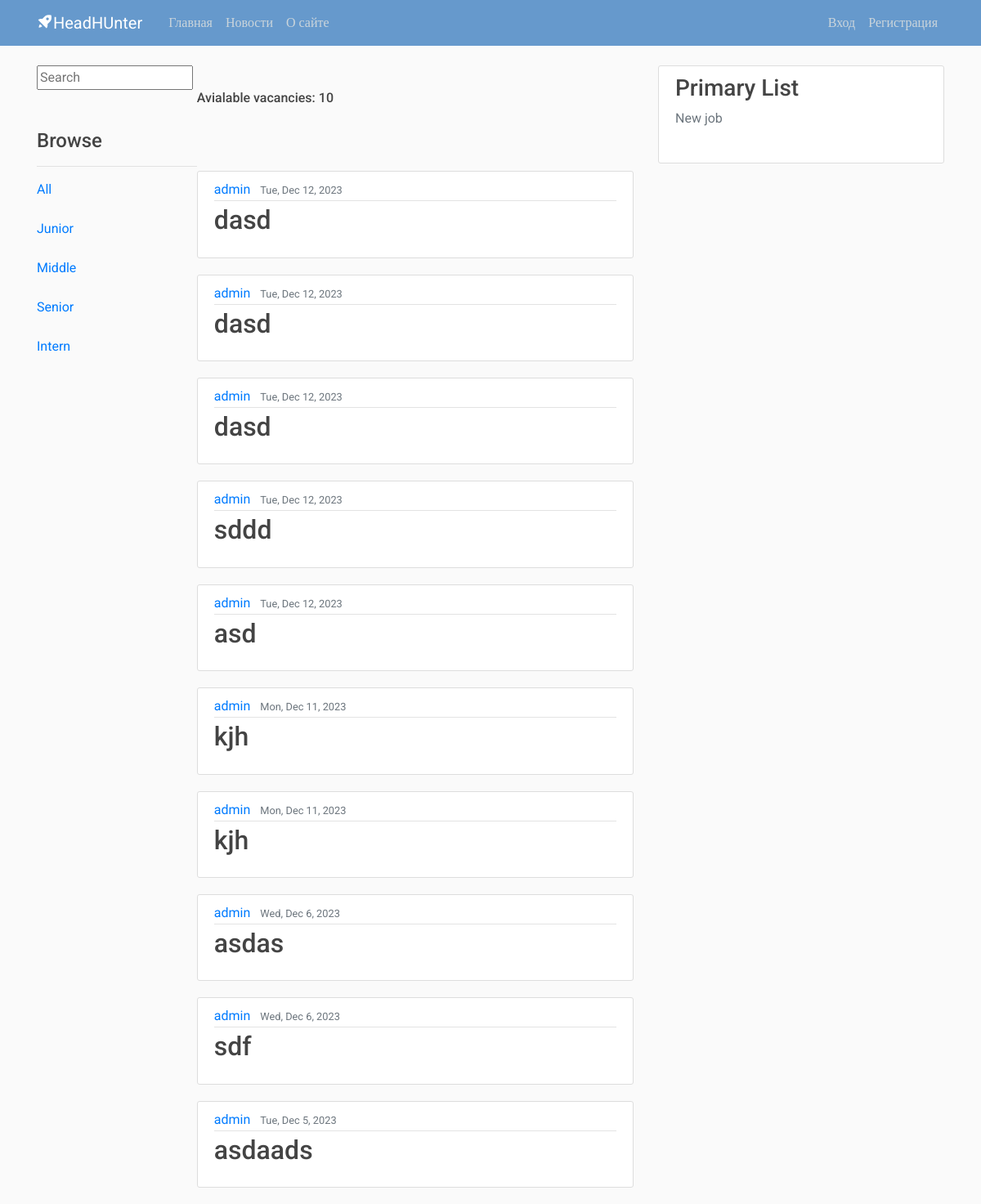
The app's page /, older data.
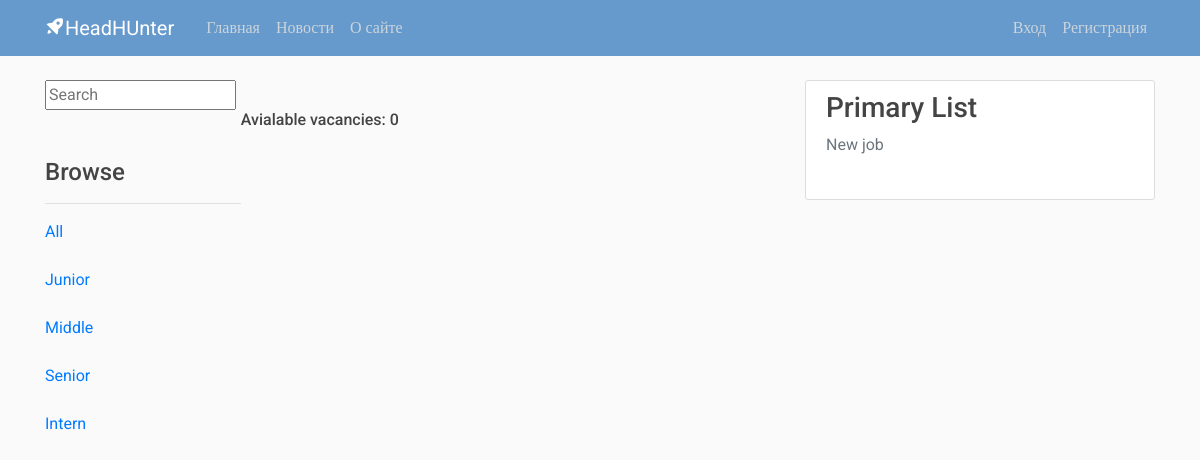
The same page, newer data.
### base/models.py (models this page shows, shortened)
class DevGrades(models.Model):  # Джуниор, Миддл, Сеньор, Стажер
    name = models.CharField(max_length=10)
    slug = models.SlugField(max_length=20, unique=True, db_index=True)
    def get_absolute_url(self):
        return reverse('devs', kwargs={'d_slug': self.slug})

class Vacancy(models.Model):
    name = models.CharField(max_length=30, null=True)
    employer = models.ForeignKey(User, on_delete=models.SET_NULL, null=True)  # Работодатель
    devgrade = models.ForeignKey(DevGrades, on_delete=models.SET_NULL, null=True)  # Уровень
    description = models.TextField(null=True, verbose_name="Demands")
    updated = models.DateTimeField(auto_now=True)  # Изменено
    created = models.DateTimeField(auto_now_add=True)  # Добавлено, эти можно использовать при сортировке
    class Meta:
        ordering = ['-created']  # Наверное можно вывести прямо отсюда фильтр по Джунам, Сеньорам и тд

### base/views.py (the view)
# urls.py: path('', views.Home, name='home_page'),
def  Home(request):
    q = request.GET.get('q') if request.GET.get('q') is not None else ''  # Временная q будет содержать значение параметра 'q' из запроса, если таковой присутствует, иначе она будет равна пустой строке. Это часто используется для обработки поисковых запросов или других параметров веб-страницы.
    vacancies = Vacancy.objects.filter(
                                Q(devgrade__name__icontains=q) |
                                Q(name__icontains=q) or
                                Q(employer__icontains=q)
                                )  # Параметр __icontains считывает прописные и строчные символы по заданоому имени, немного различается, нежели __contains
    devgrades = DevGrades.objects.all()
    vacancy_count = vacancies.count()  # Функция count() считает автоматически количество объектов
    context = {'devgrades': devgrades, 'vacancy_count': vacancy_count, 'vacancies': vacancies}  # Для вывода в фронт сайта
    return render(request, 'base/home_page.html', context)

### base/templates/base/home_page.html (shortened to what this page needs)
{% extends "navbar.html" %}
{% block content %}
{% include 'search_bar.html' %}
<div class="wrapper">
<div class="home-container">
    <div>
        <br>
        <br>
        <h4>Browse</h4>
        <hr>
            <div>
                <a href="{% url 'home_page'  %}">All</a>
            </div>
            {% block list %}
            {% include 'base/list_developers.html' %}
        {% endblock %}
    </div>
    <div>
        <h6>Avialable vacancies: {{vacancy_count}}</h6>
        <br>
        <br><br>
        {% for vacancy in vacancies %}
        <div>
            <article class="media content-section">
                <div class="media-body">
                  <div class="article-metadata">
                    <a class="mr-2" href="about">{{vacancy.employer.username}}</a>
              <small class="text-muted">{{ vacancy.created|date:"D, M j, Y" }}</small>
                  </div>
                  <h2><a class="article-title" href="{% url 'vacancy_details' vacancy.id%}">{{vacancy.name}}</a></h2>
                </div>
              </article>
        </div>
        {% endfor %}
    </div>
</div>
</div>
{% endblock content %}

### templates/navbar.html (shortened to what this page needs)
{% load static %}
<!DOCTYPE html>
<html>
<head>
            <link rel="stylesheet" href="https://maxcdn.bootstrapcdn.com/bootstrap/4.0.0/css/bootstrap.min.css">
            <link rel="stylesheet" type="text/css" href="{% static 'styles/main.css' %}">
            <link href='https://unpkg.com/boxicons@2.1.2/css/boxicons.min.css' rel='stylesheet'>
        </head>
<body>
            <header class="site-header">
            <nav class="navbar navbar-expand-md navbar-dark bg-blue fixed-top">
                <div class="container">
                <a class="navbar-brand mr-4" href="{% url 'home_page' %}"><i class='bx bxs-rocket bx-tada-hover'></i>HeadHUnter</a>
                <div class="collapse navbar-collapse" id="navbarToggle">
                    <div class="navbar-nav mr-auto">
                    <a class="nav-item nav-link " href="{% url 'home_page' %}">Главная</a>
                    <a class="nav-item nav-link " href="{% url 'news' %}">Новости</a>
                    <a class="nav-item nav-link" href="{% url 'about_us' %}">О сайте</a>
                    </div>
                    <div class="navbar-nav">
                        <div class="navbar-nav">
                    {% if user.is_authenticated %}
                        <a class="nav-item nav-link" href="{% url 'message' %}">Уведомления</a>
                        <a class="nav-item nav-link" href="{% url 'profile' %}">Профиль</a>
                        <a class="nav-item nav-link" href="{% url 'logout' %}">Выход</a>
                    {% else %}
                        <a class="nav-item nav-link" href="{% url 'loginPage' %}">Вход</a>
                        <a class="nav-item nav-link" href="{% url 'register' %}">Регистрация</a>
                    {% endif %}
                    </div>
                </div>
                </div>
            </nav>
            </header>
            <main role="main" class="container">
            <div class="row">
                <div class="col-md-8">
                {% block content %}{% endblock %}
                </div>
                <div class="col-md-4">
                <div class="content-section">
                    <h3>Primary List</h3>
                    <p class='text-muted'>New job
                    </p>
                </div>
                </div>
            </div>
        </main>
</body>
</html>

### templates/search_bar.html (shortened to what this page needs)
<form class="footer" method="GET" action="{% url 'home_page' %}">
    <input type="text" name="q" placeholder="Search">
</form>

### base/templates/base/list_developers.html
{% for devgrade in devgrades %}
            <div class="article-content">
                <a href="{{ devgrade.get_absolute_url }}">{{devgrade.name}}</a>
            </div>
        {% endfor %}

### static/styles/main.css (style rules this page uses)
body, html { width:100%; height:100% }
body { margin:0; padding:0; background: #fafafa; color: #333333; margin-top: 5rem; font-family:Roboto; display: flex; flex-direction: column; min-height: 100vh; }
.wrapper { flex: 1; }
h1, h2, h3, h4, h5, h6 { color: #444444; }
.bg-blue { background-color: #6699cc; }
.site-header .navbar-nav .nav-link { color: #cbd5db; }
.content-section { background: #ffffff; padding: 10px 20px; border: 1px solid #dddddd; border-radius: 3px; margin-bottom: 20px; }
.article-content { white-space: pre-line; }

### templates/navbar.html (style rules this page uses)
.home-container { display: grid; grid-template-columns: 1.1fr 3fr; }

Row changes from the older to the newer data that the page shows:
removed Vacancy: employer.username "admin", created "Tue, Dec 12, 2023", name "dasd"
removed Vacancy: employer.username "admin", created "Tue, Dec 12, 2023", name "dasd"
removed Vacancy: employer.username "admin", created "Tue, Dec 12, 2023", name "dasd"
removed Vacancy: employer.username "admin", created "Tue, Dec 12, 2023", name "sddd"
removed Vacancy: employer.username "admin", created "Tue, Dec 12, 2023", name "asd"
removed Vacancy: employer.username "admin", created "Mon, Dec 11, 2023", name "kjh"
removed Vacancy: employer.username "admin", created "Mon, Dec 11, 2023", name "kjh"
removed Vacancy: employer.username "admin", created "Wed, Dec 6, 2023", name "asdas"
removed Vacancy: employer.username "admin", created "Wed, Dec 6, 2023", name "sdf"
removed Vacancy: employer.username "admin", created "Tue, Dec 5, 2023", name "asdaads"
Text that changed along with them:
{{ vacancy_count }}: "10" → "0"
